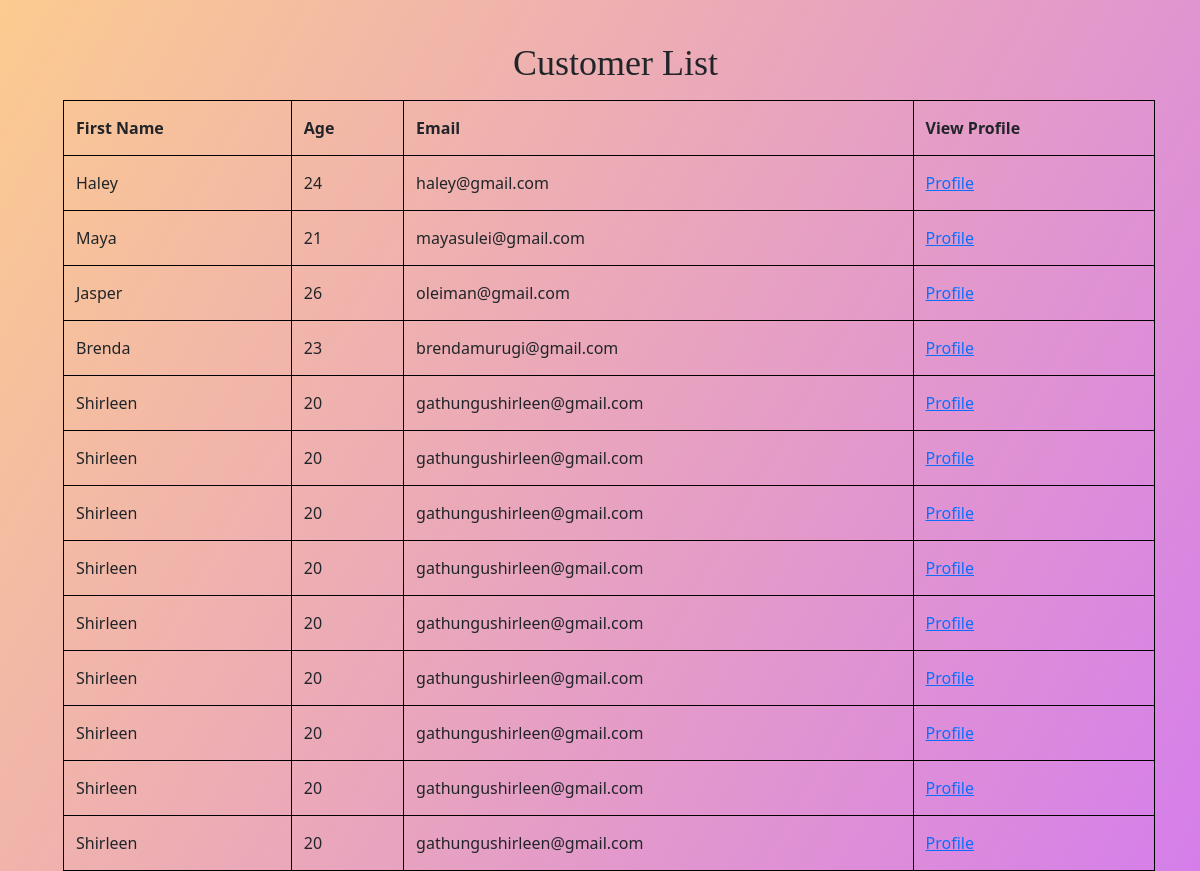
/wallet/customer_list/, run on the app's committed database.
### wallet/models.py (models this page shows)
class Customer(models.Model):
    first_name=models.CharField(max_length=20)
    last_name=models.CharField(max_length=20)
    address=models.CharField(max_length=95)
    email=models.EmailField(max_length=254)
    phone_number=models.CharField(max_length=13)
    GENDER_CHOICES = (
           ("M", "Male"),
           ("F", "Female"),
           ("NB", "Non-Binary"),
    )
    gender=models.CharField(max_length=10,choices=GENDER_CHOICES)
    age=models.PositiveSmallIntegerField()
    profile_picture = models.ImageField(default='default.jpg', upload_to='profile_pics')

### wallet/views.py (the view)
# urls.py: path("customer_list/",list_customers,name="registration"),
def list_customers(request):
   customers=Customer.objects.all()
   return render(request,'wallet/customer_list.html',
   {"Customer":customers})

### wallet/templates/wallet/customer_list.html (shortened to what this page needs)
<!DOCTYPE html>
<html lang="en">
<head>
 <link href="https://cdn.jsdelivr.net/npm/bootstrap@5.0.2/dist/css/bootstrap.min.css" rel="stylesheet">
</head>
<body>
  <h1>Customer List</h1>
  <table>
    <tr>
      <th>First Name </th>
      <th>Age </th>
      <th>Email </th>
      <th>View Profile </th>
    </tr>
    <tr>{%for customer in Customer%}
    <td>{{customer.first_name}}</td>
    <td>{{customer.age}}</td>
    <td>{{customer.email}}</td>
    <td><a href="{% url 'customer_profile' id=customer.id%}">Profile</a></td></tr>
    {%endfor%}
  </table>
</body>
</html>

### wallet/templates/wallet/customer_list.html (style rules this page uses)
body { background-image: linear-gradient(120deg, #fccb90 0%, #d57eeb 100%); }
table, td, th { border: 1px solid black; }
table { border-collapse: collapse; width: 91%; margin-top: 15px; margin-left: 63px; }
th { padding: 15px 12px; }
td { text-align: left; padding: 15px 12px; }
h1 { margin-left: 513px; padding-top: 42px; font-size: 36px; font-family: cursive; }

### data on the page
Customer: first_name "Haley", age "24", email "haley@gmail.com"
Customer: first_name "Maya", age "21", email "mayasulei@gmail.com"
Customer: first_name "Jasper", age "26", email "oleiman@gmail.com"
Customer: first_name "Brenda", age "23", email "brendamurugi@gmail.com"
Customer: first_name "Shirleen", age "20", email "gathungushirleen@gmail.com"
Customer: first_name "Shirleen", age "20", email "gathungushirleen@gmail.com"
Customer: first_name "Shirleen", age "20", email "gathungushirleen@gmail.com"
Customer: first_name "Shirleen", age "20", email "gathungushirleen@gmail.com"
Customer: first_name "Shirleen", age "20", email "gathungushirleen@gmail.com"
Customer: first_name "Shirleen", age "20", email "gathungushirleen@gmail.com"
Customer: first_name "Shirleen", age "20", email "gathungushirleen@gmail.com"
Customer: first_name "Shirleen", age "20", email "gathungushirleen@gmail.com"
Customer: first_name "Shirleen", age "20", email "gathungushirleen@gmail.com"
